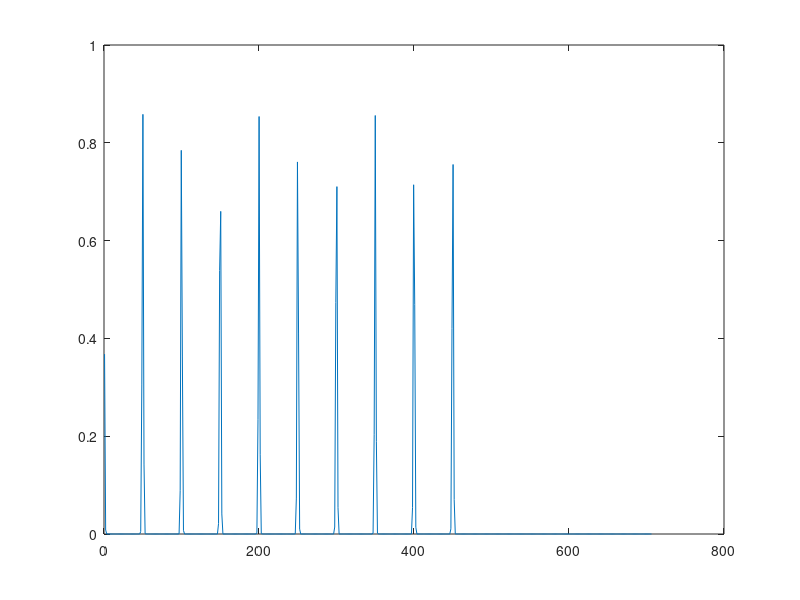

The MATLAB source for this figure:
clear;
clc;

shape = [1000, 1000];   % shape of image
% position of center
x_c = 500;
y_c = 500;
rings = 0:50:450;
x = 0:shape(1) - 1;
y = 0:shape(2) - 1;
x = x - x_c;
y = y - y_c;
z = meshgrid(x.*x) + meshgrid(y.*y)';
r = sqrt(z);
img = 0;
for i = 1:length(rings)
    img = img + exp(-(r - rings(i)).^2);   % gaussian profile
end

bins = 500;

rmin = min(r(:));
rmax = max(r(:));
delta_r = (rmax - rmin)/(2.0 * bins);
integrated = zeros(1,bins);
positions = linspace(rmin + delta_r, rmax - delta_r, bins);
for i = 1:length(positions)
   valid = abs(r - positions(i)) < delta_r;
   pix_pos = find(valid);
   intensities = img(pix_pos);
   integrated(i) = mean(intensities);
end

R = positions;
I = integrated;

plot(R, I)
